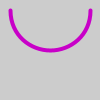
Frame 1 (no input)
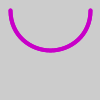
Frame 2 (the mouse pressed at the canvas centre, redrawn once)

The Processing sketch that drew these frames (run headless with seeded random() and noise(); the mouse was pressed at the canvas centre and the sketch redrawn once):

// Processing sketch: sketch_22_1
// ── sketch_22_1.pde
//Write your own function to draw a parameterized arch

float c = 25.0; // curvature

void setup() {
size(100, 100);
smooth();
noLoop();
}

void draw() {
pArch(c); //function to draw parameterized arch
}

void pArch(float curvature) { //create pArch function

strokeWeight(4);
noFill();
stroke(200,0,200);

beginShape();
vertex(10.0, 10.0);
bezierVertex(10.0, 10.0+curvature, 30.0, 50.0, 50.0, 50.0);
bezierVertex(70.0, 50.0, 90.0, 10.0+curvature, 90.0, 10.0);
endShape();

}
